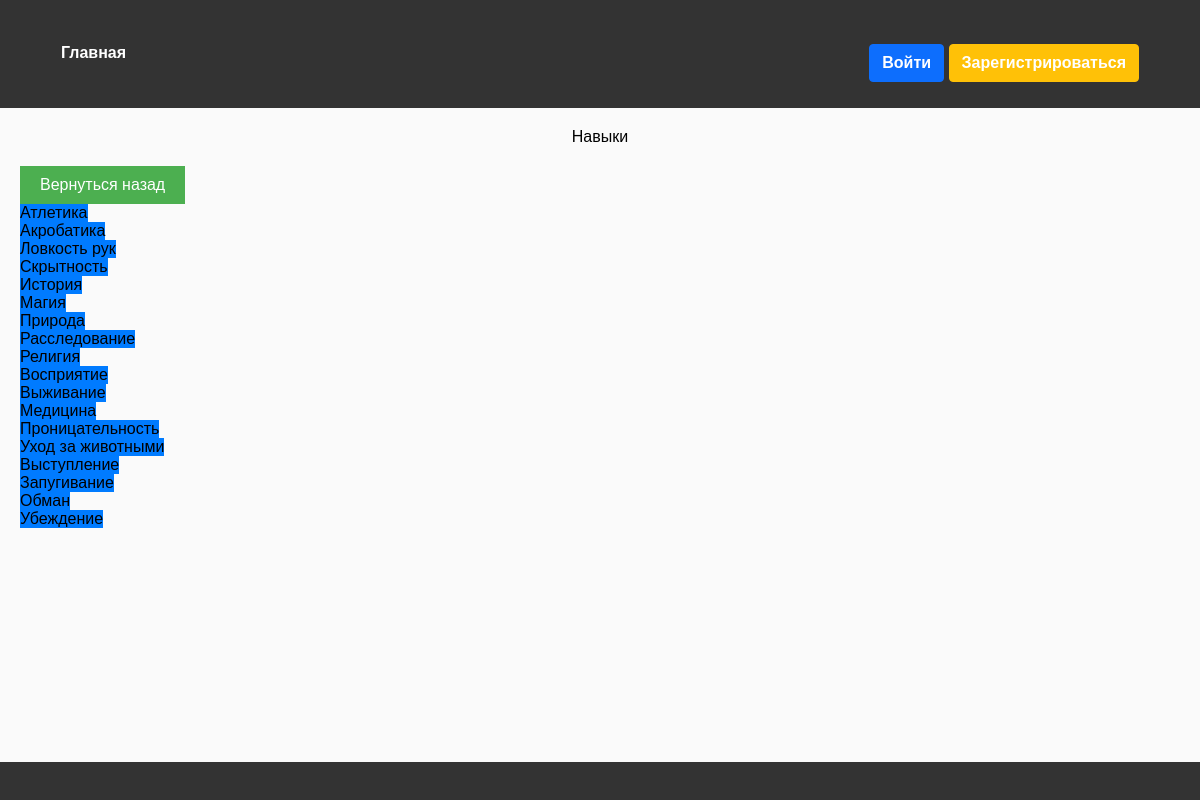
Screenshot of /VeiwSkills with the database file from the repository.
### functions/Classes.py (models this page shows)
class Skills(db.Model):
    __tablename__ = 'Skills'
    id           = db.Column(db.Integer, primary_key=True)
    Name         = db.Column(db.String(300), nullable=False, unique=True)
    Discription  = db.Column(db.Text, nullable=True)
    imageName = db.Column(db.String(300), nullable=True)
    image = db.Column(db.LargeBinary, nullable=True)

### app.py (the view)
@app.route("/VeiwSkills", methods=['GET', 'POST'])
def VeiwSkills():
    skills = Skills.query.all()
    if request.method == 'POST':
        Date_id = request.form.get('Date_id')
        return OpenVeiwPost(['Skills', Date_id])
    return render_template("VeiwElementPage.html", Dates=skills
                           , VeiwAtributes='VeiwSkills', TitlePage='Навыки', show_back_button=True)

### templates/VeiwElementPage.html (shortened to what this page needs)
{% extends "base.html" %}
{% block content %}
<h1>{{ TitlePage }}</h1>
{% if show_back_button %}
<button id="back-button">Вернуться назад</button>
{% endif %}
{% for Date in Dates %}
<form method="POST"  id="Edit{{ TableName }}Form{{ Date.id }}" action="{{ TableName }}">
	<button>{{ Date.Name }}</button>
</form>
{% endfor %}
{% endblock %}

### static/css/forms.css (style rules this page uses)
h1 { text-align: center; margin-bottom: 20px; }

### static/css/links_and_buttons.css (style rules this page uses)
button { padding: 10px 20px; background-color: #007bff; color: white; border: none; cursor: pointer; font-size: 16px; }
#back-button { margin-top: 20px; padding: 10px 20px; background-color: #4CAF50; color: white; border: none; cursor: pointer; }

### static/css/media-queries.css (style rules this page uses)
@media screen and (min-width: 1200px) { body { font-size: 16px; } }
@media screen and (min-width: 1200px) { button { padding: 12px 24px; } }
@media screen and (min-width: 1200px) { h1 { font-size: 32px; } }

### static/css/structure.css (style rules this page uses)
html, body { height: 100%; margin: 0; padding: 0; }
body { display: grid; grid-template-rows: auto 1fr auto; min-height: 100vh; }

### rows the page displays
Skills: Name "Атлетика"
Skills: Name "Акробатика"
Skills: Name "Ловкость рук"
Skills: Name "Скрытность"
Skills: Name "История"
Skills: Name "Магия"
Skills: Name "Природа"
Skills: Name "Расследование"
Skills: Name "Религия"
Skills: Name "Восприятие"
Skills: Name "Выживание"
Skills: Name "Медицина"
Skills: Name "Проницательность"
Skills: Name "Уход за животными"
Skills: Name "Выступление"
Skills: Name "Запугивание"
Skills: Name "Обман"
Skills: Name "Убеждение"

### other values shown
{{ TitlePage }} "Навыки"
